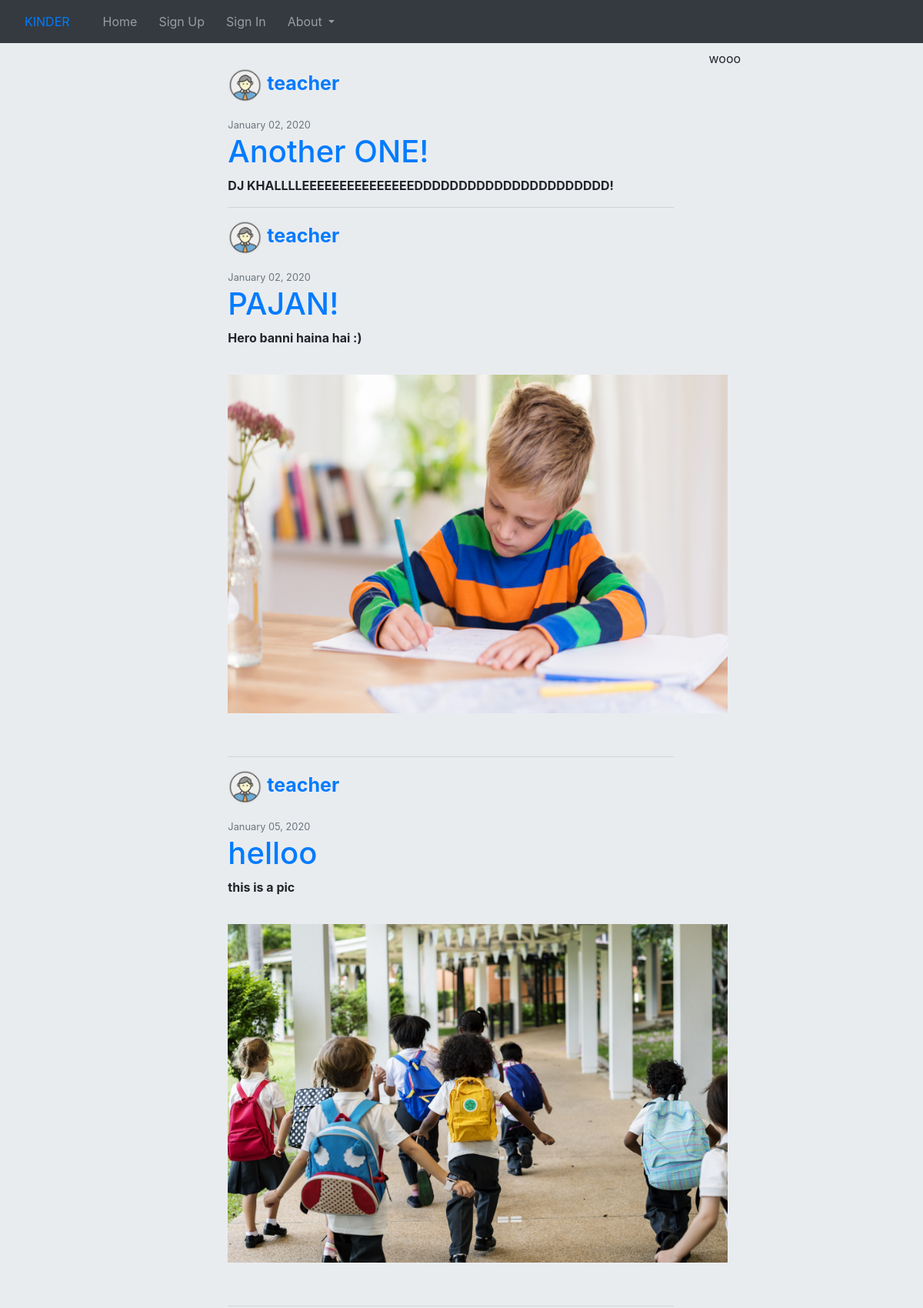
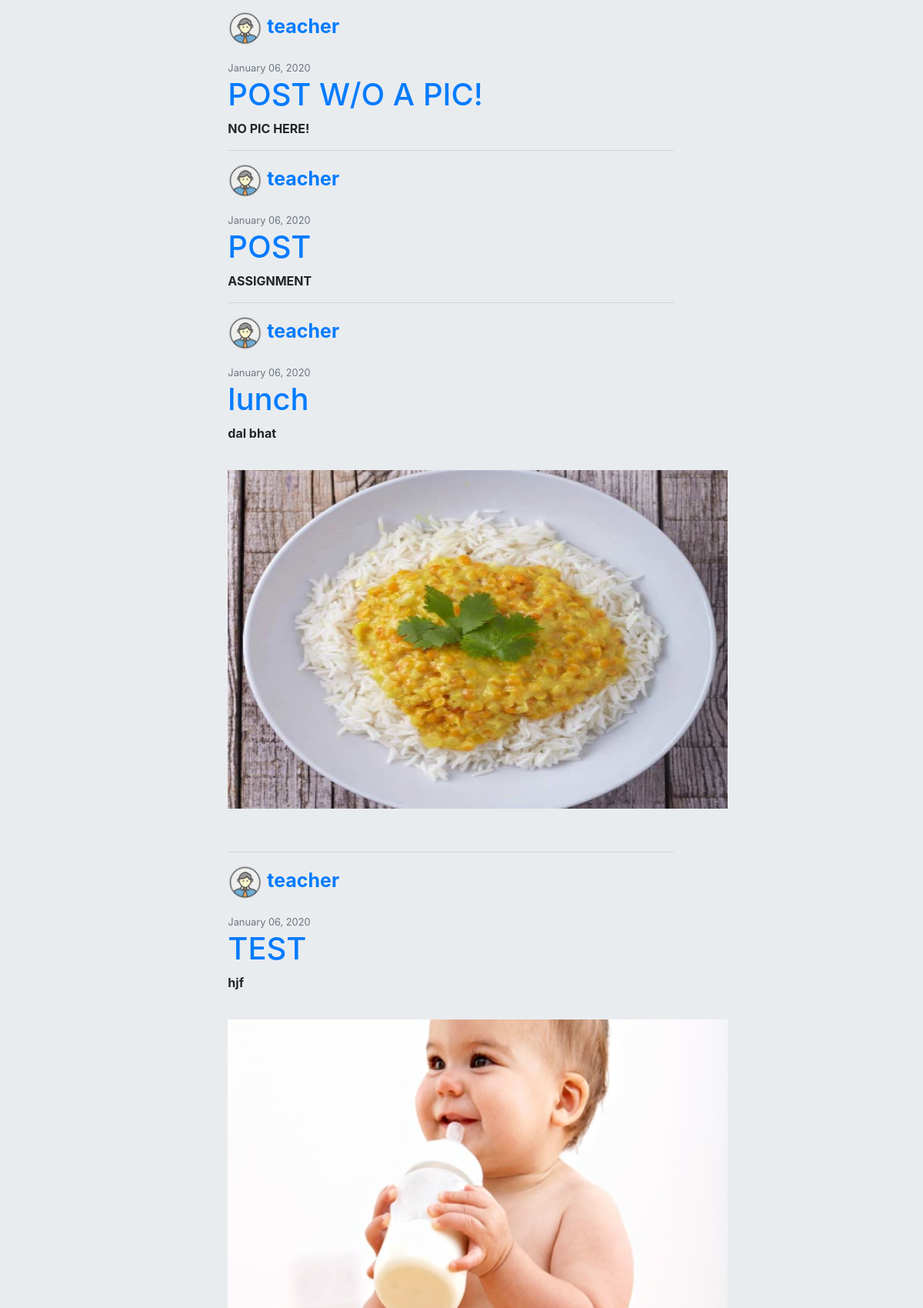
The app's page /home.html (upper part) with its own data (2 pictures, top to bottom).
### second/models.py (models this page shows, shortened)
class Post(models.Model):
    title = models.CharField(max_length=100)
    content = models.TextField()
    photo = models.ImageField(upload_to='posts', blank=True)
    date_posted = models.DateTimeField(default=timezone.now)
    author = models.ForeignKey(User, on_delete=models.CASCADE)

class Profile(models.Model):
    user = models.OneToOneField(User, on_delete=models.CASCADE)
    image = models.ImageField(default='default.jpg', upload_to='profile_pics')

### second/views.py (the view)
# urls.py: path('home.html',second_views.home, name='home'),
def home(request):
    context = {
        'posts': Post.objects.all(),
    }
    return render(request, 'home.html', context)

### second/templates/home.html (shortened to what this page needs)
{% extends "base1.html" %}
{% block base2 %}
{% load static %}
<!DOCTYPE html>
<html>
<head>
</head>
<body>
<div class="jumbotron">
    <div class = "row row-height" >
        <div class="col-lg-2">
            <div class="col-lg-2" style="position: fixed;">
                    <br>
                    <br>
                    <br>
                    <br>
            </div>
        </div>
        <div class="col-lg-7">
                    <br>
                    {% for post in posts %}
                    <div style="margin-left: 70px;" name='posts'>
                        <b><p style="font-size:25px;"><img class="rounded-circle account-img" src="{{ post.author.profile.image.url }}" height = "45px", width="45px">
                        <a href="{% url 'user-posts' post.author.username %}">{{post.author}}</a></p></b>
                        <small class = "text-muted">{{ post.date_posted|date:"F d, Y"}}</small>
                        <div><a href="{% url 'post-detail' post.id %}">
                                <h1>{{post.title}}</h1>
                            </a>
                        </div>
                        <p><b>{{post.content}}</b></p>
                        <img id='posting' style="width: 650px; height: 500px;padding-top: 20px; padding-bottom: 40px;" src="/media/{{post.photo}}" onerror="this.style.display='none'">
                        <hr>
                    </div>
                    {% endfor %}
            </div>
            <div class="col-lg-3">
                <div class="col-lg-3" style="position: fixed;">
                <p>wooo</p>
                </div>
            </div>
        </div>
    </div>
</body>
</html>
{% endblock %}

### records on screen
Post: author.profile.image (picture), author "teacher", date_posted "January 02, 2020", title "Another ONE!", content "DJ KHALLLLEEEEEEEEEEEEEEEDDDDDDDDDDDDDDDDDDDDDD!"
Post: author.profile.image (picture), author "teacher", date_posted "January 02, 2020", title "PAJAN!", content "Hero banni haina hai :)", photo (picture)
Post: author.profile.image (picture), author "teacher", date_posted "January 05, 2020", title "helloo", content "this is a pic", photo (picture)
Post: author.profile.image (picture), author "teacher", date_posted "January 06, 2020", title "POST W/O A PIC!", content "NO PIC HERE!"
Post: author.profile.image (picture), author "teacher", date_posted "January 06, 2020", title "POST", content "ASSIGNMENT"
Post: author.profile.image (picture), author "teacher", date_posted "January 06, 2020", title "lunch", content "dal bhat", photo (picture)
Post: author.profile.image (picture), author "teacher", date_posted "January 06, 2020", title "TEST", content "hjf", photo (picture)
